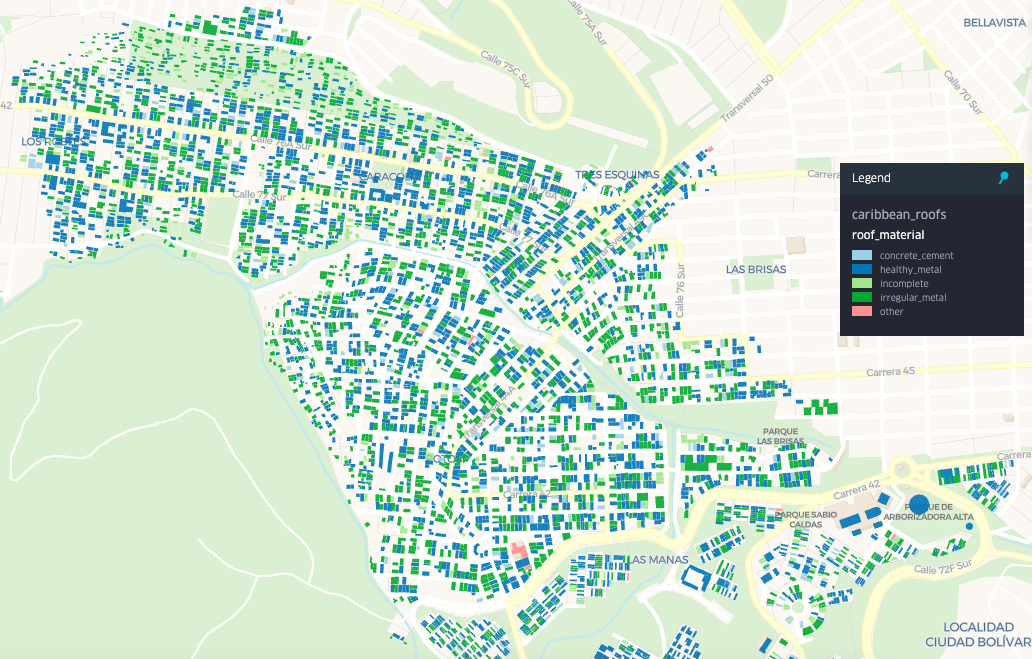
#> input picture src/02_data_analysis/openai_caribbean_eda/assets/borde_colombia.png, 1032 x 659 px
$ python -i img_proc.py   (imports and definitions only)   (older library calls are emulated)
#> lines starting #> are read from the running program, lines starting #| are printed output that depends on the picture
import numpy as np
import cv2

#### Augmentations
# [20 lines left out: functions shift_image, rotate_image, gauss_noise, not called in this run]


def clahe(img, clipLimit=2.0, tileGridSize=(5,5)):
#> called with clipLimit = 2, tileGridSize = (5, 5)
    img_yuv = cv2.cvtColor(img, cv2.COLOR_RGB2LAB)
#> img_yuv: shape (659, 1032, 3); mean of channels 0, 1, 2 222.5, 119.6, 133.1
    clahe = cv2.createCLAHE(clipLimit=clipLimit, tileGridSize=tileGridSize)
    img_yuv[:, :, 0] = clahe.apply(img_yuv[:, :, 0])
#> img_yuv: shape (659, 1032, 3); mean of channels 0, 1, 2 209.6, 119.6, 133.1
    img_output = cv2.cvtColor(img_yuv, cv2.COLOR_LAB2RGB)
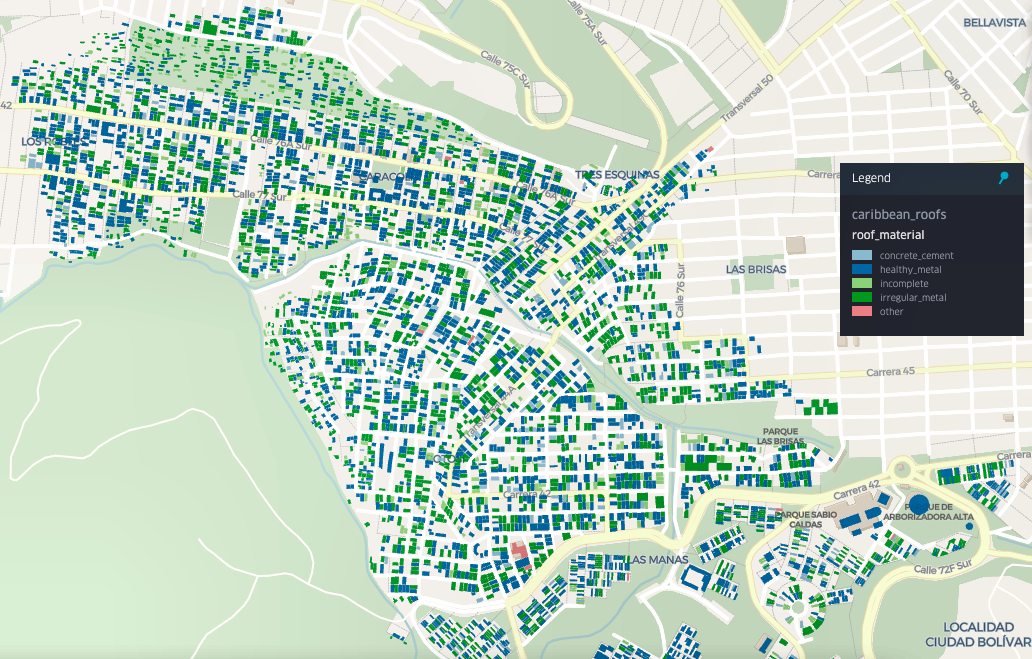
#> img_output: shape (659, 1032, 3); mean R, G, B 189, 210.2, 195.6
    return img_output


def _blend(img1, img2, alpha):
    return np.clip(img1 * alpha + (1 - alpha) * img2, 0, 255).astype('uint8')


_alpha = np.asarray([0.114, 0.587, 0.299]).reshape((1, 1, 3))
def _grayscale(img):
    return np.sum(_alpha * img, axis=2, keepdims=True)


def saturation(img, alpha):
    gs = _grayscale(img)
    return _blend(img, gs, alpha)


def brightness(img, alpha):
    gs = np.zeros_like(img)
    return _blend(img, gs, alpha)


# [29 lines left out: functions contrast, change_hsv, shift_channels, not called in this run]

def invert(img):
    return 255 - img

# [5 lines left out: function channel_shuffle, not called in this run]

#######


class AverageMeter(object):
    """Computes and stores the average and current value"""
    def __init__(self):
        self.reset()
    # [127 lines left out: functions reset, update, preprocess_inputs, dice, iou, flip and 2 more, not called in this run]

>>> import cv2
>>> picture = cv2.cvtColor(cv2.imread('../../02_data_analysis/openai_caribbean_eda/assets/borde_colombia.png'), cv2.COLOR_BGR2RGB)
>>> result = clahe(picture)

$ run again, on src/02_data_analysis/openai_caribbean_eda/assets/dennery_saint_lucia.png
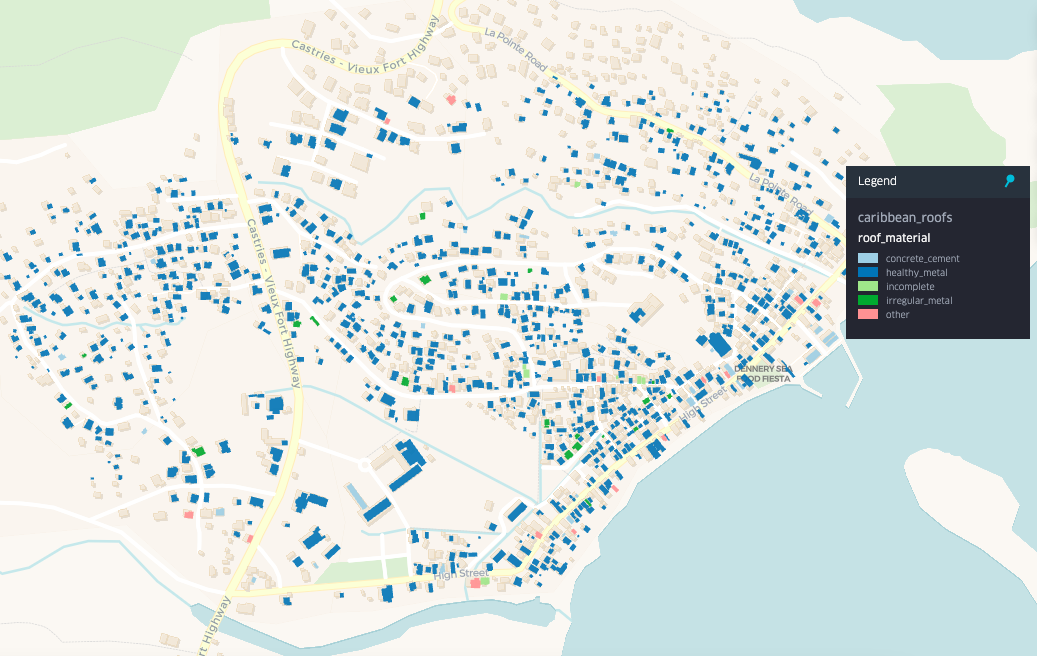
#> input picture src/02_data_analysis/openai_caribbean_eda/assets/dennery_saint_lucia.png, 1037 x 656 px
#> in clahe, `img_output = cv2.cvtColor(img_yuv, cv2.COLOR_LAB2RGB)`:
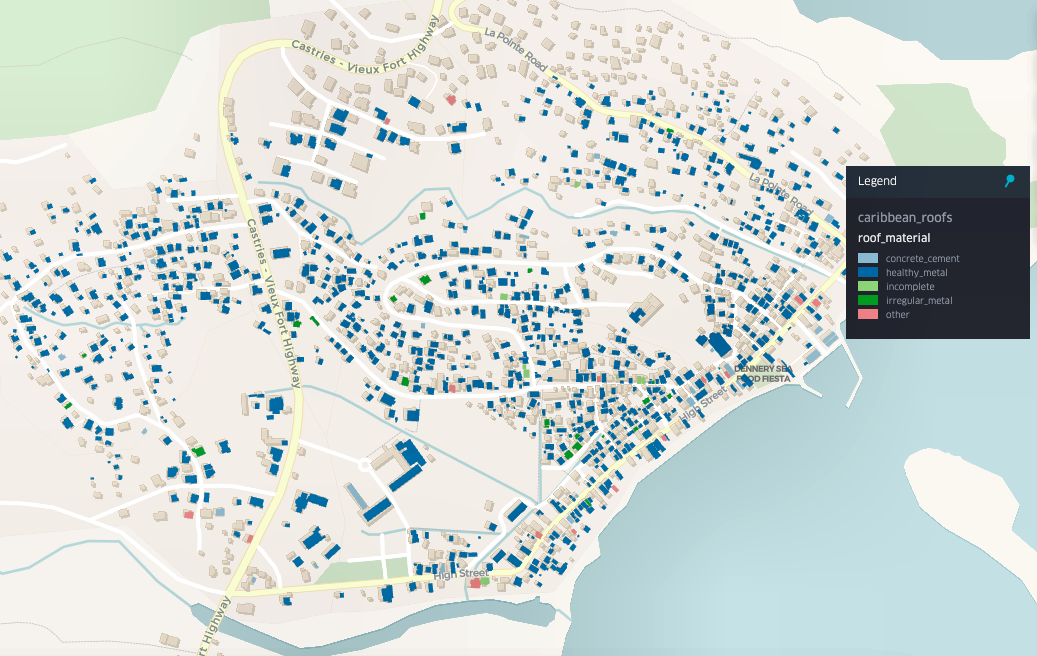
#> img_output: shape (656, 1037, 3); mean R, G, B 207.6, 215.9, 213

$ run again, on src/02_data_analysis/openai_caribbean_eda/assets/mixco_guatamela.png
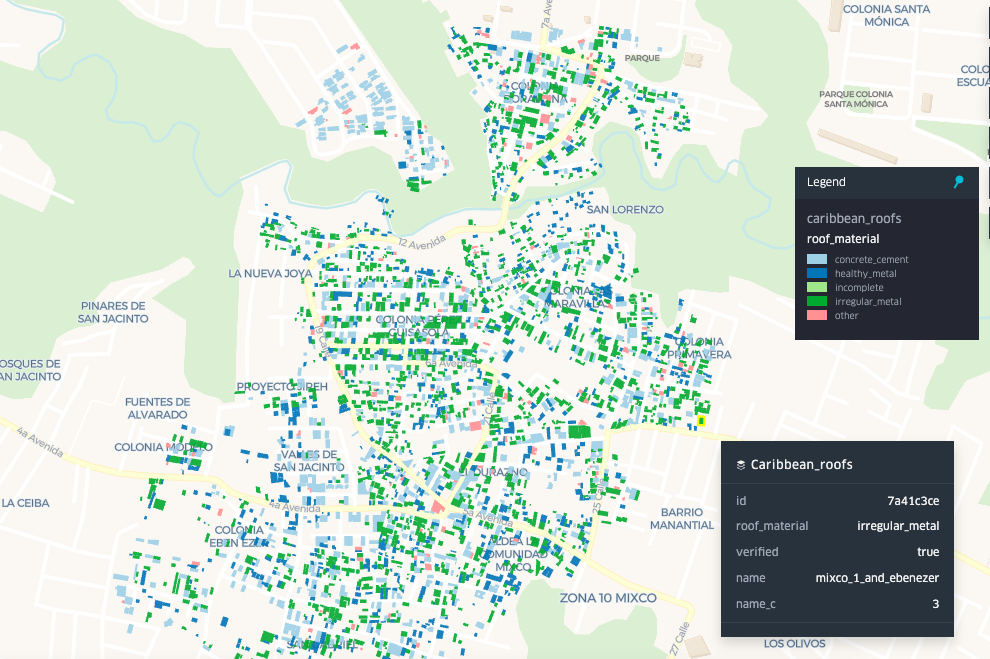
#> input picture src/02_data_analysis/openai_caribbean_eda/assets/mixco_guatamela.png, 990 x 659 px
#> in clahe, `img_output = cv2.cvtColor(img_yuv, cv2.COLOR_LAB2RGB)`:
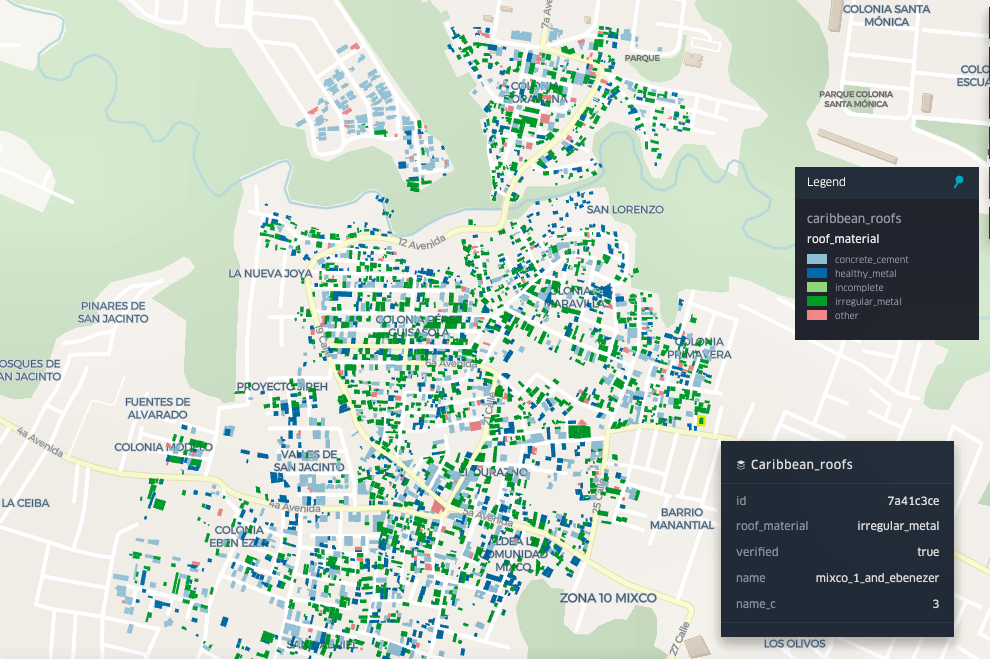
#> img_output: shape (659, 990, 3); mean R, G, B 191.1, 204.7, 194.6
